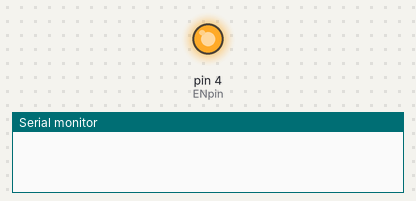
A sketch run on a simulated Arduino Nano, built with avr-gcc and run on an emulated ATmega328P. Parts: output pins drawn as LEDs (lit = HIGH), the last lines printed to the serial monitor. The modem accepts every AT command (registered, SIM ready, sends succeed) and sends nothing else; pins used as bus, display or sensor lines are not drawn.

Above: at 0.1 s.
At 16.1 s:
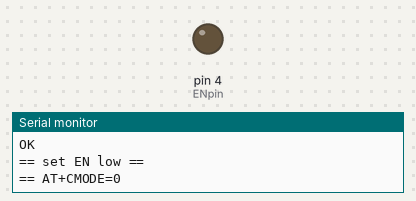
Timing chart, 0 to 17.6 s (numbered marks = the images above):
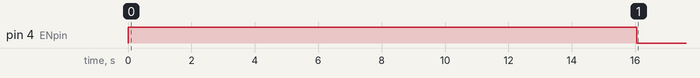

Measured:
- by itself, pin 4 (ENpin): LOW → HIGH at 0.00 s, → LOW 16.0 s later

The sketch:

bt05-v3-at-master-setup-percom.ino
```cpp
// (licence header left out)
// Bluetooth HC-05 v3.0-20170601 AT master config and communication code
//
// for Arduino Nano
// use software serial on pins D3, D2 (rx,tx resp.) via level shifter
// use D4 for EN-pin
// use D13 for VCC-pin
//
// note that there should be the response in the serial monitor after each command
// issued via "atcommand"...if not, something is wrong....

#include <SoftwareSerial.h>
#include <LiquidCrystal_I2C.h>

SoftwareSerial bt(3,2); // rx,tx
LiquidCrystal_I2C lcd(0x27, 16, 2);

// specify slave address in two formats:
// xxxx:yy:zzzzzz
// to find the slave address, scan the network and add the address in its excact format as
// found form the network...samples are below
String BTSlave="98D3:31:FD4F35,1F00,7FFF";
//String BTSlave="13:EF:83B5";
//String BTSlave="3C71:BF:44784"; // ESP32:1
//String BTSlave="98D3:31:FD3675,1F00,7FFF"; // B11
//String BTSlave="98D3:31:FB37E5,1F00,7FFF"; // B7

// this is the real MAC for actual connection
// xxxx,yy,zzzzzz
String BTSlaveC="98d3,31,FD4F35"; //
//String BTSlaveC="98D3,31,FD3675"; // B11
//String BTSlaveC="98D3,31,FB37E5"; // B7


int VCCpin=13;
int ENpin=4;

String masterName="np-05-01-walther";

String inputString,outputString;

void setup() {
// EN pin
  pinMode(ENpin,OUTPUT);
// VCC pin
  pinMode(VCCpin,OUTPUT);
// poweroff module
  digitalWrite(VCCpin,LOW);

  Serial.begin(9600);
// BT AT mode goes at 38400 baud
  bt.begin(38400);
// set EN HIGH
  digitalWrite(ENpin,HIGH);
// power the module
  delay(5000);
  digitalWrite(VCCpin,HIGH);

Serial.println("== initialising HC-05v3.0-20170601 BT module as master...==");

// initiate module as master

atcommand("AT\r\n");
atcommand("AT\r\n");
atcommand("AT\r\n");
atcommand("AT+ORGL\r\n");
atcommand("AT+RMAAD\r\n");
atcommand("AT+NAME="+masterName+"\r\n");
atcommand("AT+ADDR?\r\n");
atcommand("AT+UART=9600,0,0\r\n");
atcommand("AT+PSWD?\r\n");
atcommand("AT+ROLE=1\r\n");
atcommand("AT+RESET\r\n");
Serial.println("== set EN low ==");
digitalWrite(ENpin,LOW);
atcommand("AT+CMODE=0\r\n"); // allow to connect only specific slave
atcommand("AT+INQM=0,5,9\r\n");
delay(9000);
//atcommand("AT+INIT\r\n");

Serial.println("== power off ==");
digitalWrite(VCCpin,LOW);
delay(1000);
Serial.println("== power on ==");
digitalWrite(VCCpin,HIGH);

bt.begin(9600);
delay(2000);
//oli kommentitud ennemalt
//atcommand("AT+STATE\r\n");
//delay(2000);

//atcommand("AT+INQ\r\n");

while(!find_address(BTSlave))
{
  Serial.println("== not found...trying again in 5 s...==");
  delay(5000);
}

Serial.println("== device found...pairing...==");

atcommand("AT+PAIR="+BTSlaveC+",9\r\n");
atcommand("AT+BIND="+BTSlaveC+"\r\n");
atcommand("AT+CMODE=0\r\n");
atcommand("AT+LINK="+BTSlaveC+"\r\n");

Serial.println("== connected to "+BTSlave);


//atcommand("AT+RESET\r\n");

Serial.println("== power off ==");
digitalWrite(VCCpin,LOW);
delay(2000);
Serial.println("== power on ==");
digitalWrite(VCCpin,HIGH);
Serial.println("...entering the communication mode...2 quick flashes indicate the connection...the table is yours...");

// set EN LOW to enter communication mode
digitalWrite(ENpin,LOW);
delay(10000); // relax before rushing into the communication
bt.println("hello");
Serial.println("trying to send 'hello' to slave...if responce is 'ERROR(0)', please reboot the slave...");
  lcd.setCursor(0,0);
  lcd.init();
  lcd.backlight();
}

void loop() {
  // put your main code here, to run repeatedly:
  // the following code sends string "send" to ask the
  // slave to excecute the command built into the slave
//bt.print("send");
if(bt.available())
{
  // delay(1000); // uncomment it, if you receive only partial answer from the slave
  inputString=bt.readString();
  Serial.println(inputString);
}
if(Serial.available())
{
  outputString=Serial.readString();
  Serial.print("== local: ");
  Serial.println(outputString);
  bt.print(outputString);
}

delay(2000); // set delay long enough to enable the slave to process the request and answer
}


void atcommand(const String _atcommand)
{
  Serial.print("== ");
  Serial.print(_atcommand);
  bt.print(_atcommand);
  delay(1000);
    while(bt.available())
    Serial.write(bt.read());

//return 0;
};

bool find_address(const String _raddr)
{

  bool status=false;
  String seadmed;
  int firstIndex,lastIndex;
//  int i=0;

  Serial.print("== AT+INQ\r\n");
  bt.print("AT+INQ\r\n");
  delay(9000);
  while(bt.available())
  {
    seadmed=bt.readString();
  }

  Serial.println(seadmed);

  if(seadmed.indexOf(_raddr) > -1)
 // {
//    firstIndex=seadmed.indexOf(_raddr);
//    lastIndex=seadmed.lastIndexOf(_raddr);
//    Serial.println(firstIndex);
//    Serial.println(lastIndex);
//    Serial.println(seadmed.substring(firstIndex,firstIndex+14));
//  }
  return true;
  else
    return false;

};
```
